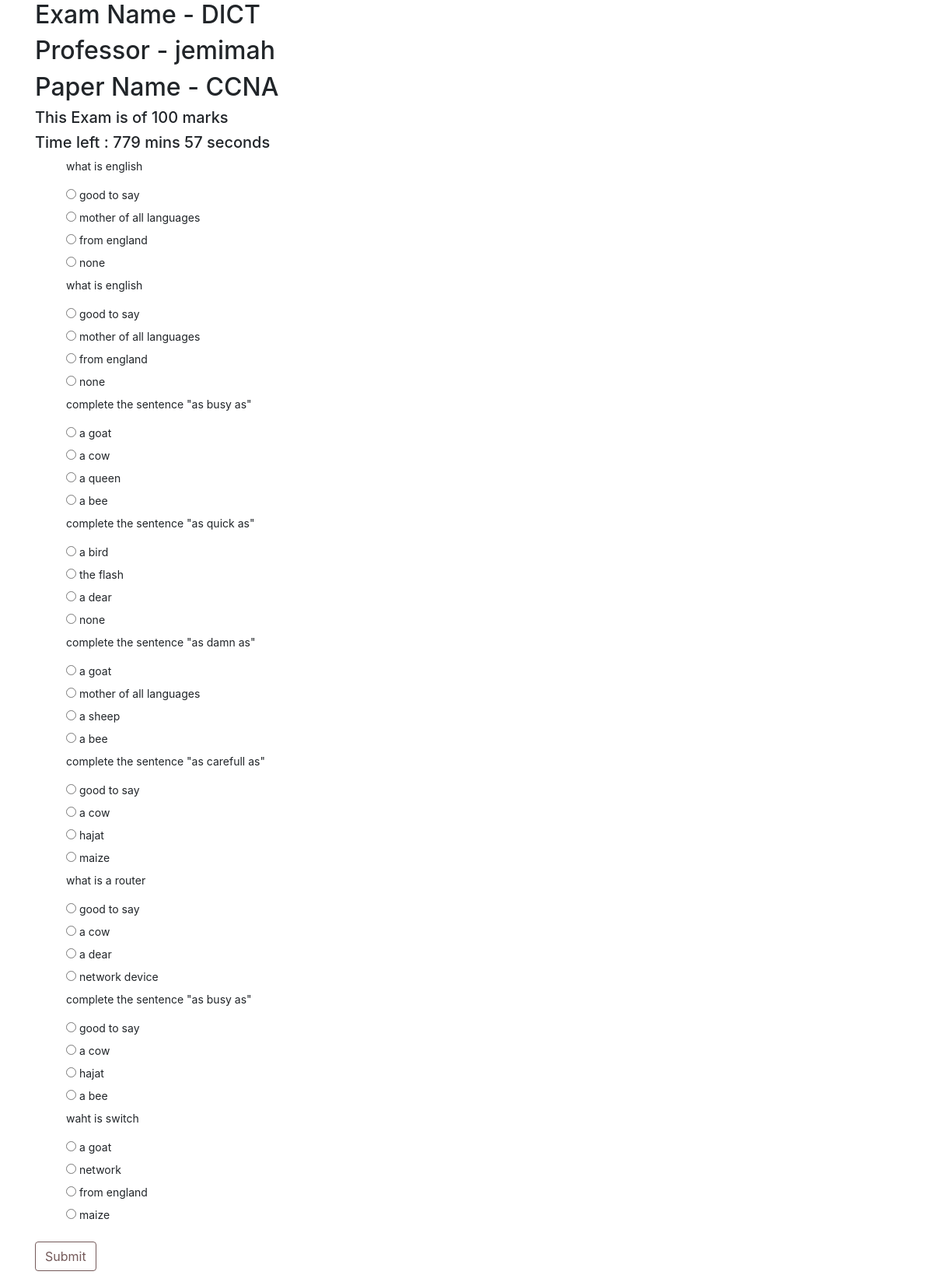
Page /exams/student/appear/2 (signed in) on the committed database.
### questions/models.py (models this page shows)
class Exam_Model(models.Model):
    professor = models.ForeignKey(User, limit_choices_to={'groups__name': "Professor"}, on_delete=models.CASCADE)
    name = models.CharField(max_length=50)
    total_marks = models.IntegerField()
    question_paper = models.ForeignKey(Question_Paper, on_delete=models.CASCADE, related_name='exams')
    start_time = models.DateTimeField(default=datetime.now())
    end_time = models.DateTimeField(default=datetime.now())
    def __str__(self):
        return self.name

### questions/questionpaper_models.py (models this page shows, shortened)
class Question_Paper(models.Model):
    professor = models.ForeignKey(User, limit_choices_to={'groups__name': "Professor"}, on_delete=models.CASCADE)
    qPaperTitle = models.CharField(max_length=100)
    questions = models.ManyToManyField(Question_DB)

### questions/question_models.py (models this page shows, shortened)
class Question_DB(models.Model):
    professor = models.ForeignKey(User, limit_choices_to={'groups__name': "Professor"}, on_delete=models.CASCADE, null=True)
    qno = models.AutoField(primary_key=True)
    question = models.CharField(max_length=100)
    optionA = models.CharField(max_length=100)
    optionB = models.CharField(max_length=100)
    optionC = models.CharField(max_length=100)
    optionD = models.CharField(max_length=100)
    answer = models.CharField(max_length=200)
    max_marks = models.IntegerField(default=0)

### questions/views.py (the view, shortened to what this page needs)
# urls.py: path('student/appear/<int:id>',views.appear_exam,name = "appear-exam"),
@login_required(login_url='login')
def appear_exam(request,id):
    student = request.user
    if request.method == 'GET':
        exam = Exam_Model.objects.get(pk=id)
        time_delta = exam.end_time - exam.start_time
        time = convert(time_delta.seconds)
        time = time.split(":")
        mins = time[0]
        secs = time[1]
        context = {
            "exam":exam,
            "question_list":exam.question_paper.questions.all(),
            "secs":secs,
            "mins":mins
        }
        return render(request,'exam/giveExam.html',context)

### questions/views.py (called while the page is built)
def convert(seconds):
    min, sec = divmod(seconds, 60)
    hour, min = divmod(min, 60)
    min += hour*60
    return "%02d:%02d" % (min, sec)

### templates/exam/giveExam.html (shortened to what this page needs)
{% load static %}
<html lang="en">
<head>
    <link href="{% static 'css/bootstrap.min.css' %}" rel="stylesheet">
    <link href="{% static 'css/main.css' %}" rel="stylesheet">
    <link href="{% static 'css/dashboard.css' %}" rel="stylesheet">
</head>
<body>
    <div class="container">
        <h2> Exam Name  - {{ exam.name }}</h2>
        <h2> Professor - {{ exam.professor }}</h2>
        <h2> Paper Name  - {{ exam.question_paper.qPaperTitle }}</h2>
        <h5>
            This Exam is of  {{ exam.total_marks }} marks
        </h5>
        <h5>
            <a>Time left : <a id="dmin">{{ min }}</a> mins <a id="dsec">{{ sec }}</a> seconds</a>
        </h5>
        <form method="POST" id="examform">
            <ol>
                {% for ques in question_list %}
                <p>{{ ques.question }}</p>
                <input type="radio" id="optionA" name="{{ ques.question }}" value="A">
                <label for="optionA">{{ ques.optionA }}</label><br>
                <input type="radio" id="optionB" name="{{ ques.question }}" value="B">
                <label for="optionB">{{ ques.optionB }}</label><br>
                <input type="radio" id="optionC" name="{{ ques.question }}" value="C">
                <label for="optionC">{{ ques.optionC }}</label><br>
                <input type="radio" id="optionD" name="{{ ques.question }}" value="D">
                <label for="optionD">{{ ques.optionD }}</label><br>
                {% endfor %}
            </ol>
            <input type="submit" value="Submit" id="PaperSubmit" onclick="submitFormOkay = true;" class = "btn" style="border-color:#745959; color:#745959;"/>
        </form>
    </div>
</body>

### exammain/static/css/dashboard.css (style rules this page uses)
body { font-size: .875rem; }

### rows in the picture
Exam_Model: name "DICT", professor "jemimah", question_paper.qPaperTitle "CCNA", total_marks "100"
Question_DB: question "what is english", optionA "good to say", optionB "mother of all languages", optionC "from england", optionD "none"
Question_DB: question "what is english", optionA "good to say", optionB "mother of all languages", optionC "from england", optionD "none"
Question_DB: question "complete the sentence \"as busy as\"", optionA "a goat", optionB "a cow", optionC "a queen", optionD "a bee"
Question_DB: question "complete the sentence \"as quick as\"", optionA "a bird", optionB "the flash", optionC "a dear", optionD "none"
Question_DB: question "complete the sentence \"as damn as\"", optionA "a goat", optionB "mother of all languages", optionC "a sheep", optionD "a bee"
Question_DB: question "complete the sentence \"as carefull as\"", optionA "good to say", optionB "a cow", optionC "hajat", optionD "maize"
Question_DB: question "what is a router", optionA "good to say", optionB "a cow", optionC "a dear", optionD "network device"
Question_DB: question "complete the sentence \"as busy as\"", optionA "good to say", optionB "a cow", optionC "hajat", optionD "a bee"
Question_DB: question "waht is switch", optionA "a goat", optionB "network", optionC "from england", optionD "maize"
